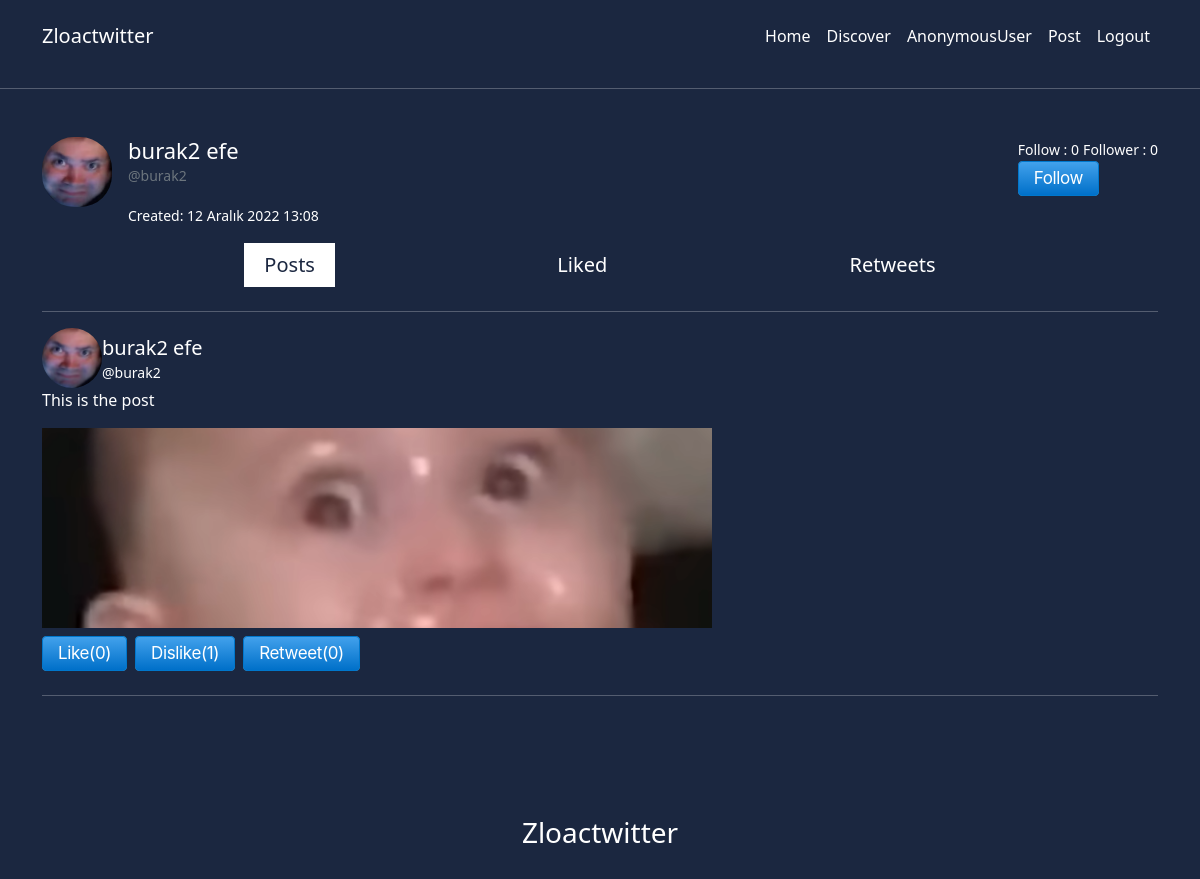
The page /user/other/14 on the database its author committed.
### user/models.py (models this page shows, shortened)
class Hesap(models.Model):
    id = models.UUIDField(primary_key=True, db_index=True, default=uuid.uuid4, editable=False)
    created_at = models.DateTimeField(auto_now_add=True)
    user = models.OneToOneField(User, on_delete=models.CASCADE)
    isim = models.CharField(max_length=100)
    soyisim = models.CharField(max_length=100)
    bio = models.TextField(max_length=500, blank=True)
    takip = models.ManyToManyField(User, related_name="takip")
    takipci = models.ManyToManyField(User, related_name='takipci')
    resim = models.FileField(upload_to='hesaplar/', default='default.webp', blank=True)

### posts/models.py (models this page shows, shortened)
class Post(models.Model):
    id = models.UUIDField(primary_key=True, db_index=True, default=uuid.uuid4, editable=False)
    owner = models.ForeignKey(User, on_delete=models.CASCADE)
    content = models.TextField(max_length=150)
    resim = models.FileField(upload_to='postlar/', blank=True)
    created_at = models.DateTimeField(auto_now_add=True)
    like = models.ManyToManyField(User, related_name='like')
    dislike = models.ManyToManyField(User, related_name='dislike')
    retweet = models.ManyToManyField(User, related_name='retweet')

### user/views.py (the view, shortened to what this page needs)
# urls.py: path('other/<str:pk>', userProfil, name='userProfil')
def userProfil(request, pk):
    user = User.objects.get(id = pk)
    paylasim = Post.objects.filter(owner = user)
    begeni = Post.objects.filter(like__in = [user])
    retweet = Post.objects.filter(retweet__in = [user])
    context = {
        'user':user,
        'paylasim':paylasim,
        'begeni':begeni,
        'retweet':retweet
    }
    return render(request, 'user/user-profil.html', context)

### templates/user/user-profil.html (shortened to what this page needs)
{% extends "main.html" %}
{% load static %}
{% block content %}
    <div class="container mt-5">
        <div class="profil-info">
            <div class="d-flex w-100">
                <div class="me-3">
                    <img src="{{user.hesap.resim.url}}" width="70" height="70" class="rounded-5" alt="">
                </div>
                <div class="d-flex justify-content-between w-100">
                    <div>
                        <h3 class="h3 mb-0">{{user.hesap.isim}} {{user.hesap.soyisim}}</h3>
                        <small class="text-muted">@{{user.username}}</small>
                        <small>Created: {{user.hesap.created_at}}</small>
                    </div>
                    <div>
                        <small>Follow : {{user.hesap.takip.all.count}}</small>
                        <small>Follower : {{user.hesap.takipci.all.count}}</small>
                        <br>
                        <form action="" method="POST">
                            <input type="submit" value="Follow" name="takip" class="button">
                        </form>
                    </div>
                </div>
            </div>
        </div>
        <div class="sekmeler d-flex justify-content-evenly mt-3 ">
            <h5 class="tablinks active" onclick="openCity(event, 'Paylasim')">Posts</h5>
            <h5 class="tablinks" onclick="openCity(event, 'Begeni')">Liked</h5>
            <h5 class="tablinks" onclick="openCity(event, 'Retweet')">Retweets</h5>
        </div>
        <hr>
        <div class="tabcontent goster" id="Paylasim">
            {% for post in paylasim %}
            <div class="post">
                <div class="owner d-flex">
                    <div>
                        <img src="{{post.owner.hesap.resim.url}}" width="60" height="60" class="rounded-5" alt="">
                    </div>
                    <div>
                        <h5 class="mt-2 mb-0">{{post.owner.hesap.isim}} {{post.owner.hesap.soyisim}}</h5>
                        <small>@{{post.owner.username}}</small>
                    </div>
                </div>
                <div class="content">
                    <p>
                        {{post.content}}
                    </p>
                </div>
                {% if post.resim %}
                    <img src="{{post.resim.url}}" style="object-fit: cover;" width="60%" height="200" alt="">
                {% endif %}
                <form action="" class="d-flex mt-2" method="POST">
                    <input type="submit" value="Like({{post.like.all.count}})" name="begen"
                    {% if request.user in post.like.all %}
                        class="button yesil me-2"
                    {% else %}
                        class="button me-2"
                    {% endif %}
                    >
                    <input type="submit" value="Dislike({{post.dislike.all.count}})" name="begenme"
                    {% if request.user in post.dislike.all %}
                        class="button yesil me-2"
                    {% else %}
                        class="button me-2"
                    {% endif %}
                    >
                    <input type="submit" value="Retweet({{post.retweet.all.count}})" name="paylas"
                    {% if request.user in post.retweet.all %}
                        class="button yesil"
                    {% else %}
                        class="button"
                    {% endif %}
                    >
                </form>
            </div>
            <hr class="my-4">
        {% endfor %}
        </div>
    </div>
{% endblock content %}

### static/css/style.css (style rules this page uses)
body, html { height: 100%; margin: 0; padding: 0; }
body { background-color: #1b2740; color: white; }
.h3 { font-size: 22px; }
.button { background-image: linear-gradient(#42A1EC, #0070C9); border: 1px solid #0077CC; border-radius: 4px; box-sizing: border-box; color: #FFFFFF; cursor: pointer; direction: ltr; display: block; font-family: "SF Pro Text","SF Pro Icons","AOS Icons","Helvetica Neue",Helvetica,Arial,sans-serif; font-size: 17px; font-weight: 400; letter-spacing: -.022em; line-height: 1.47059; min-width: 30px; overflow: visible; padding: 4px 15px; text-align: center; user-select: none; -webkit-user-select: none; touch-action: manipulation; white-space: nowrap; text-decoration: none; }
.tabcontent { display: none; }
.active { background-color: white; color: #1b2740; }
.goster { display: block; }
.sekmeler h5 { transition: 0.8s; cursor: pointer; padding: 10px 20px; }

### rows shown on the page
Post: owner.hesap.resim (picture), owner.hesap.isim "burak2", owner.hesap.soyisim "efe", owner.username "burak2", content "This is the post", resim (picture), begen "Like(0)", begenme "Dislike(1)", paylas "Retweet(0)"

### other values the page prints
{{ request.user }} "AnonymousUser"
{{ user.hesap.isim }} "burak2"
{{ user.hesap.soyisim }} "efe"
{{ user.username }} "burak2"
{{ user.hesap.created_at }} "12 Aralık 2022 13:08"
{{ user.hesap.takip.all.count }} "0"
{{ user.hesap.takipci.all.count }} "0"
